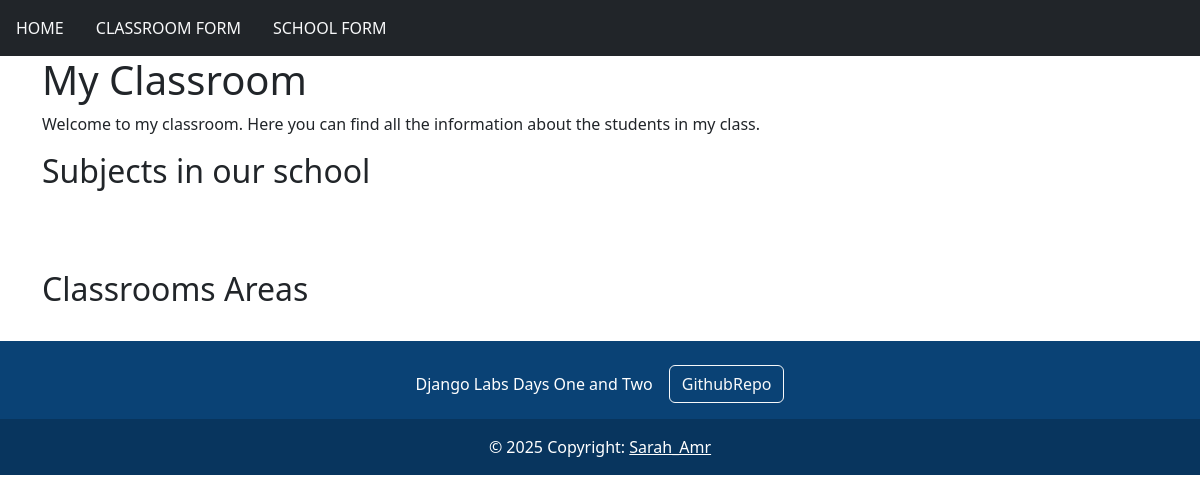
The app's page /, older data.
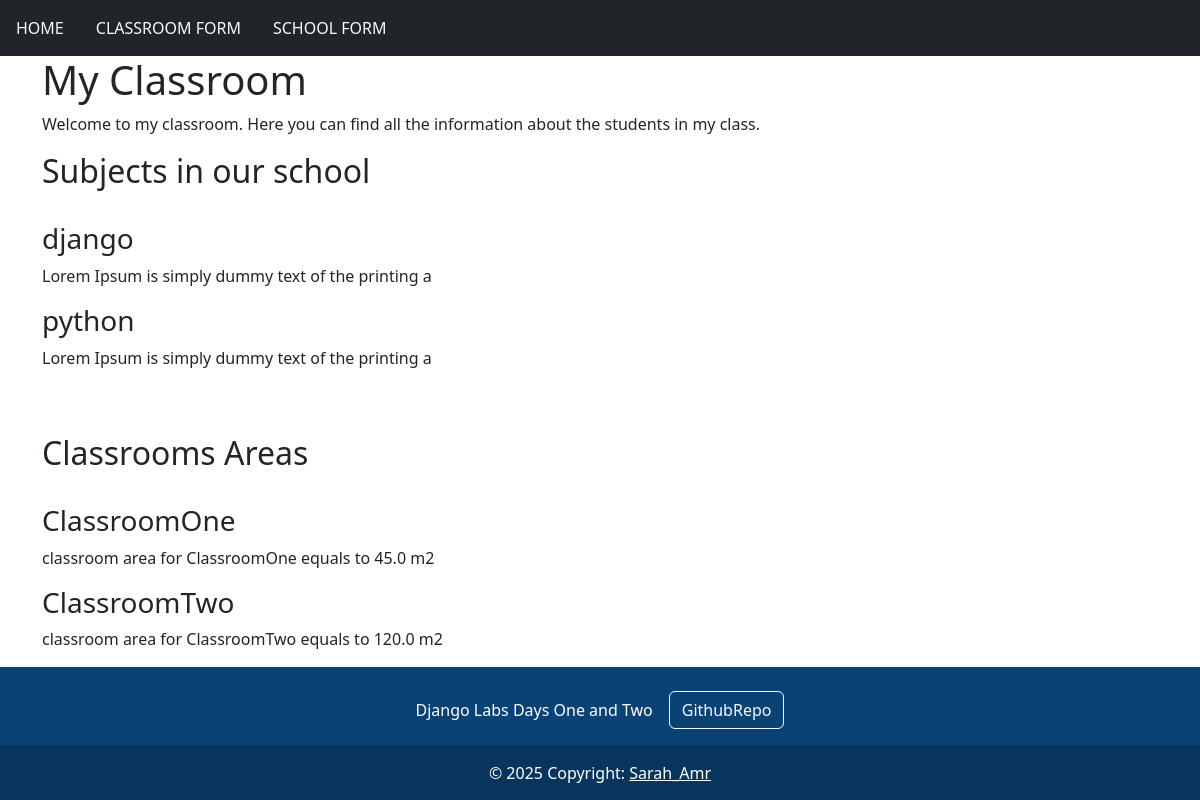
The same page, newer data.
### classroom/models.py (models this page shows, shortened)
class Subject(models.Model):
    name = models.CharField(max_length=30)
    description = models.TextField()

class Classroom(models.Model):
    name = models.CharField(max_length=30)
    subject = models.ForeignKey('Subject', on_delete=models.CASCADE,related_name='classrooms')
    year = models.IntegerField()
    teacher = models.CharField(max_length=30)
    student = models.ForeignKey('Student', on_delete=models.CASCADE,related_name='classrooms')
    School = models.ForeignKey('School', on_delete=models.CASCADE,related_name='classrooms_associated' ,default=1, null=True, blank=True)
    area = models.FloatField(null=True, blank=True)

### classroom/views.py (the view)
# urls.py: path('', views.home, name='home'),
def home(request):
    return render(request, 'myClassroom/index.html', {
        'classrooms': Classroom.objects.all(),
        'subjects': Subject.objects.all(),
        'schools': School.objects.all(),
        'students': Student.objects.all
    })

### templates/myClassroom/index.html
{% extends 'base.html' %}
{% block content %}
  <h1>My Classroom</h1>
  <p>Welcome to my classroom. Here you can find all the information about the students in my class.</p>
  <h2>Subjects in our school</h2>
  <br />
  {% for sub in subjects %}
    <h3>{{ sub.name }}</h3>
    <p>{{ sub.description|slice:'50' }}</p>
  {% endfor %}
  <br />
  <br />
  <h2>Classrooms Areas</h2>
  <br />
  {% for classroom in classrooms %}
    <h3>{{ classroom.name }}</h3>
    <p>classroom area for {{ classroom.name }} equals to {{ classroom.area }} m2</p>
  {% endfor %}
{% endblock %}

Row changes from the older to the newer data that the page shows:
added Subject: name "django", description "Lorem Ipsum is simply dummy text of the printing a"
added Subject: name "python", description "Lorem Ipsum is simply dummy text of the printing a"
added Classroom: name "ClassroomOne", area "45.0"
added Classroom: name "ClassroomTwo", area "120.0"
